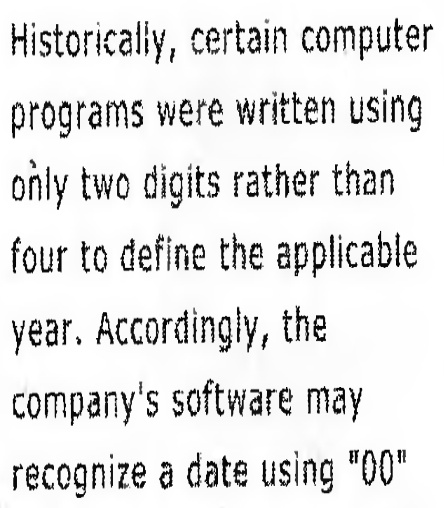
#> input picture Low Pass Filter/Example1_img.jpg, 444 x 508 px, found by its file name
$ python Example1.py
#> lines starting #> are read from the running program, lines starting #| are printed output that depends on the picture
#> in main, img is the input picture: shape (508, 444); min 0, max 255, mean 227.6
### Low Pass Filter/Gaussian.py
import cv2
import numpy as np
from matplotlib import pyplot as plt


# [17 lines left out: function main, not called in this run]


def GLPF(img, r):

#> called with r = 80
    dft = cv2.dft(np.float32(img), flags=cv2.DFT_COMPLEX_OUTPUT)
    dft_shift = np.fft.fftshift(dft)
    row, col = img.shape
#> row = 508; col = 444
    nrow, ncol = int(row / 2), int(col / 2)
#> nrow = 254; ncol = 222
    center = [nrow, ncol]
#> center = [254, 222]
    f = np.zeros((row, col, 2), np.float32)
    for x in range(row):
        for y in range(col):
            D = np.sqrt(np.power(x - center[0], 2) + np.power(y - center[1], 2))
            f[x, y] = np.exp(-np.power(D, 2) / (2 * np.power(r, 2)))
    new_shift = dft_shift * f
    ishift = np.fft.ifftshift(new_shift)
    new_img = cv2.idft(ishift)
    new_img = cv2.magnitude(new_img[:, :, 0], new_img[:, :, 1])
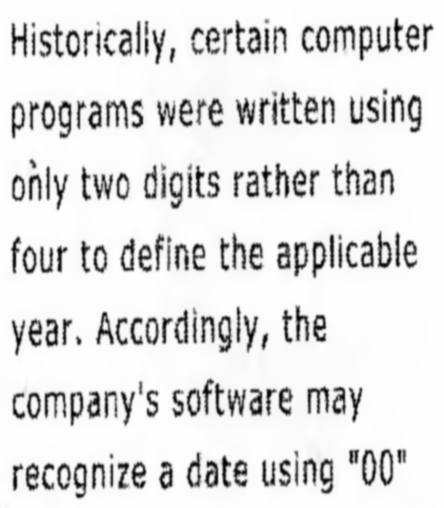
#> new_img: shape (508, 444) float32; min 2055619.9, max 57521692, mean 51345184; drawn with min black and max white
    return new_img


# [2 lines that do not run on import are left out]

### Low Pass Filter/Example1.py
'''Let there be a sample of text of poor resolution in which many of the characters are broken.
Humans can fill these gaps visually without difficult but a machine recognition system has difficulties reading broken characters.
The approach used most often to handle this problem is to bridge small gaps in the input image by blurring it.'''

import cv2
import numpy as np
from matplotlib import pyplot as plt
from Gaussian import GLPF

def main():
    img = cv2.imread("Low Pass Filter/Example1_img.jpg", 0)
    new_img = GLPF(img, 80)
    fig = plt.figure(figsize=(10, 10))
    ax1 = fig.add_subplot(1, 2, 1); ax1.imshow(img, cmap="gray"); ax1.title.set_text("Image"); ax1.axis('off')
    ax2 = fig.add_subplot(1, 2, 2); ax2.imshow(new_img, cmap="gray"); ax2.title.set_text("New Image"); ax2.axis('off')
    plt.show()
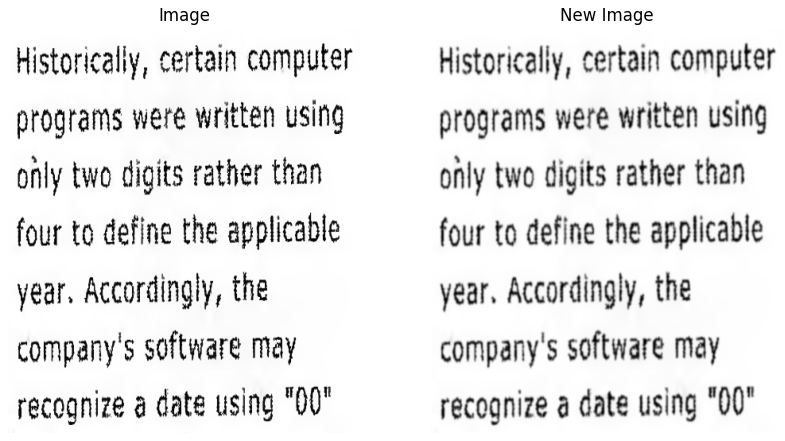
#> figure drawn by matplotlib, 2 panels


if __name__ == '__main__':
    main()

$ run again, with Low Pass Filter/Example2_img.jpg copied over Low Pass Filter/Example1_img.jpg
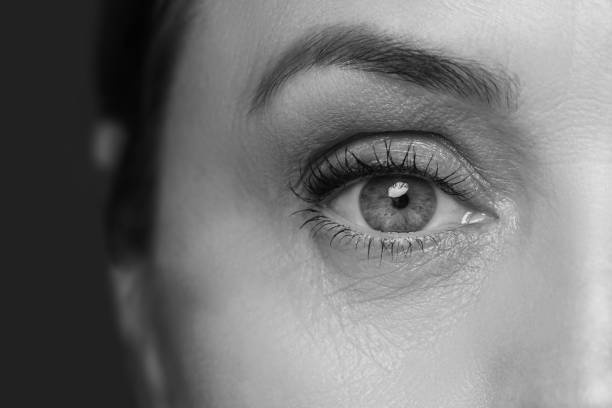
#> input picture Low Pass Filter/Example2_img.jpg, 612 x 408 px, found by its file name
#> in main, img is the input picture: shape (408, 612); min 3, max 240, mean 116.4
#> in GLPF, `new_img = cv2.magnitude(new_img[:, :, 0], new_img[:, :, 1])`:
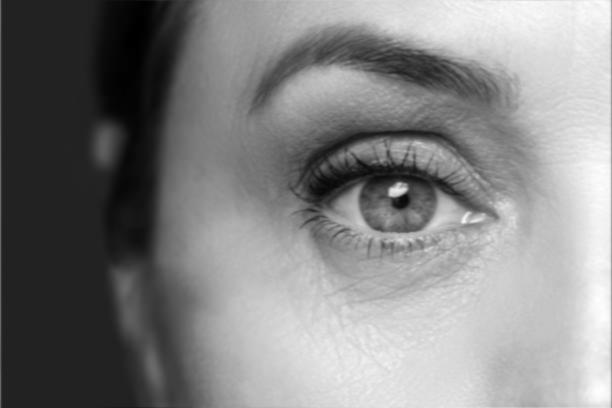
#> new_img: shape (408, 612) float32; min 858117.9, max 55800440, mean 29054198; drawn with min black and max white
#> in main, `plt.show()`:
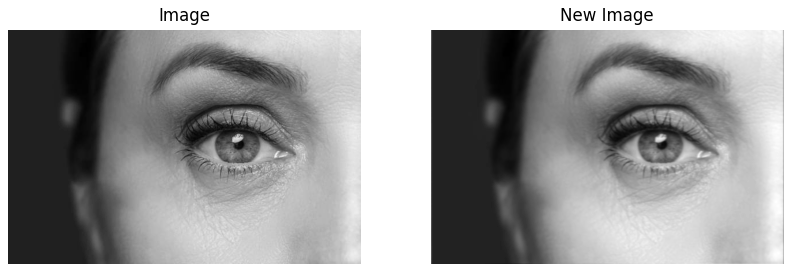
#> figure drawn by matplotlib, 2 panels

$ run again, with Low Pass Filter/Example3_img.jpg copied over Low Pass Filter/Example1_img.jpg
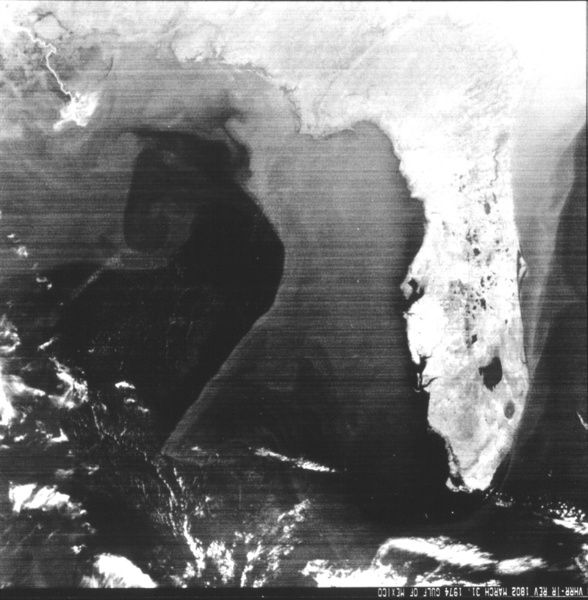
#> input picture Low Pass Filter/Example3_img.jpg, 588 x 600 px, found by its file name
#> in main, img is the input picture: shape (600, 588); min 31, max 255, mean 120.5
#> in GLPF, `new_img = cv2.magnitude(new_img[:, :, 0], new_img[:, :, 1])`:
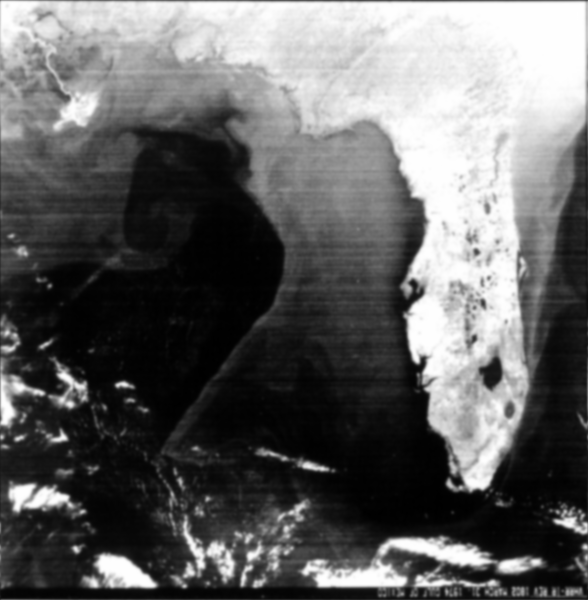
#> new_img: shape (600, 588) float32; min 12233860, max 89964168, mean 42504856; drawn with min black and max white
#> in main, `plt.show()`:
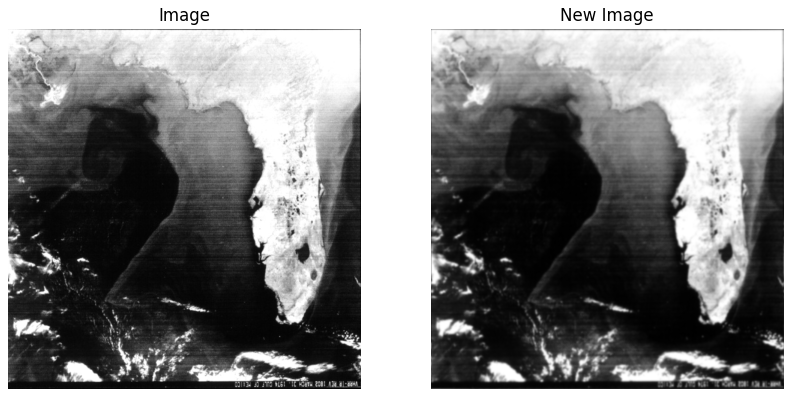
#> figure drawn by matplotlib, 2 panels
